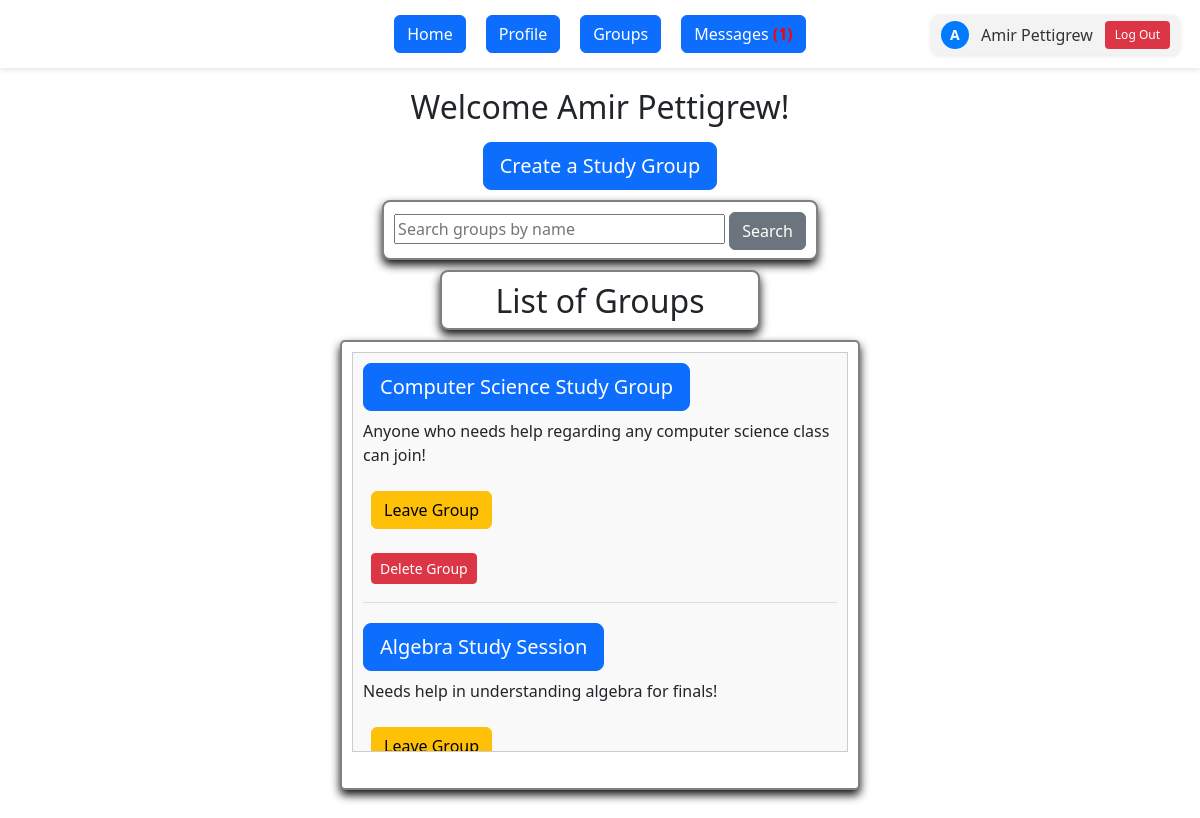
The app's page /dashboard (signed in) with its own data.
### app/models/models.py (models this page shows)
class User(UserMixin, db.Model):
    __tablename__ = 'users'
    id = db.Column(db.Integer, primary_key=True)
    southern_email = db.Column(db.String(120), unique=True, nullable=False)
    name = db.Column(db.String(100), nullable=False)
    password_hash = db.Column(db.String(128), nullable=False)
    created_at = db.Column(db.DateTime, default=datetime.utcnow)
    groups = db.relationship('StudyGroup', backref='creator', lazy=True)
    memberships = db.relationship('Membership', backref='user', lazy=True)
    forums = db.relationship('Forum', backref='forum_creator', lazy=True)
    sent_messages = db.relationship('Message', foreign_keys='Message.sender_id', backref='sender', lazy=True)
    received_messages = db.relationship('Message', foreign_keys='Message.receiver_id', backref='receiver', lazy=True)
    thread_posts = db.relationship('ThreadMessage', foreign_keys='ThreadMessage.author_id', backref='author', lazy=True)

class StudyGroup(db.Model):
    __tablename__ = 'study_groups'
    id = db.Column(db.Integer, primary_key=True)
    subject = db.Column(db.String(50), nullable=False)
    meet_time = db.Column(db.DateTime, nullable=False)
    name = db.Column(db.String(100), nullable=False)
    description = db.Column(db.Text)
    location = db.Column(db.String(200), nullable=False)
    created_by_id = db.Column(db.Integer, db.ForeignKey('users.id'), nullable=False)
    created_at = db.Column(db.DateTime, default=datetime.utcnow)
    forums = db.relationship('Forum', backref='study_group', lazy=True, cascade='all, delete-orphan')
    memberships = db.relationship('Membership', backref='study_group', lazy=True, cascade='all, delete-orphan')

### app/routes/main.py (the view)
@main_bp.route('/dashboard')
@login_required
def dashboard():
    q = request.args.get('q', '').strip()
    unread_count = Message.query.filter_by(receiver_id=current_user.id, is_read=False).count()
    if q:
        groups = StudyGroup.query.filter(
            StudyGroup.name.ilike(f'%{q}%')
        ).all()
    else:
        groups = StudyGroup.query.all()
    member_records = Membership.query.filter_by(user_id=current_user.id).all()
    member_group_ids = {m.study_group_id for m in member_records}
    return render_template(
        'dashboard.html',
        name=current_user.name,
        groups=groups,
        q=q,
        member_group_ids=member_group_ids,
        unread_count=unread_count  # pass this to template
    )

### app/__init__.py (called while the page is built)
def create_app(config_object=DevelopmentConfig):
    app = Flask(__name__, instance_relative_config=True)
    app.config.from_object(config_object)
    db.init_app(app)
    login_manager.init_app(app)
    @login_manager.user_loader
    def load_user(user_id):
        from app.models.models import User
        return User.query.get(int(user_id))
    from app.routes.auth import auth_bp
    from app.routes.main import main_bp
    app.register_blueprint(auth_bp)
    app.register_blueprint(main_bp)
    from app.routes.threads import threads_bp
    app.register_blueprint(threads_bp)
    @app.route('/')
    def root():
        return redirect(url_for('auth.login'))
    with app.app_context():
        db.create_all()
    return app

### app/templates/dashboard.html (shortened to what this page needs)
<!DOCTYPE html>
<html lang="en">
<head>
  <link rel="stylesheet" href="{{ url_for('static', filename='dashboard_styles.css') }}">
  <link rel="stylesheet" href="{{ url_for('static', filename='bootstrap.css') }}">
</head>
<body>
  {% if current_user.is_authenticated %}
    <div class="user-area">
      <a href="{{ url_for('main.profile') }}" class="user-info">
        <div class="user-avatar">
          {{ current_user.name[0]|upper }}
        </div>
        <span>{{ current_user.name }}</span>
      </a>
      <form method="GET" action="{{ url_for('auth.logout') }}">
        <button class="logout-button" type="submit">Log Out</button>
      </form>
    </div>
  {% endif %}
  <div class="menu">
    <a href="{{ url_for('main.dashboard') }}"><type="button" class="btn btn-primary"> Home </button></a>
    <a href="{{ url_for('main.profile') }}"><type="button" class="btn btn-primary"> Profile </button></a>
    <a href="{{ url_for('main.view_my_groups') }}"><type="button" class="btn btn-primary"> Groups </button></a>
    <a href="{{ url_for('auth.message') }}"><type="button" class="btn btn-primary">
      Messages
      {% if unread_count > 0 %}
        <span style="color: red; font-weight: bold;">({{ unread_count }})</span>
      {% endif %}
    </button></a>
  </div>
  <h2>Welcome {{ current_user.name }}!</h2>
  <header>
  <div class="navbar">
    <a href="{{ url_for('main.create_group') }}" class="btn btn-primary btn-lg" button> Create a Study Group </button></a>
  </div>
  </header>
  <form method="GET" action="{{ url_for('main.dashboard') }}" class="search-form searchhead">
    <input
      type="text"
      name="q"
      placeholder="Search groups by name"
       size=30
      value="{{ q }}">
    <button type="submit" class="btn btn-secondary">Search</button>
  </form>
  <div class="listgrouphead">
   <h2>List of Groups</h2>
  </div>
  <div class="group-container">
    <ul class="group-list">
    {% for group in groups %}
      <li class="group-item">
        <h3>
          <a href="{{ url_for('main.view_group', group_id=group.id) }}">
          <button class="btn btn-primary btn-lg">{{ group.name }}</button>
        </a>
      </h3>
        <p>{{ group.description }}</p>
<div class="container-fluid mt-2">
  <div class="row">
    <div class="col-sm p-2 text-white">
        {% if group.id in member_group_ids %}
          <form method="POST" action="{{ url_for('main.leave_group', group_id=group.id) }}">
            <button type="submit" class="btn btn-warning">Leave Group</button>
          </form>
          <br>
          <form method="POST" action="{{ url_for('main.delete_group', group_id=group.id) }}">
            <button type="submit" class="btn btn-danger btn-sm">Delete Group</button>
          </form></div>
    <div class="col-sm p-2 text-white"> {% else %}
          <form method="POST" action="{{ url_for('main.join_group', group_id=group.id) }}">
            <button type="submit" class="btn btn-success">Join Group</button></div>
  </div>
</div>
          </form>
        {% endif %}
      </li>
    {% else %}
      <li>No groups found.</li>
    {% endfor %}
    </ul>
  </div>
</body>
</html>

### app/static/dashboard_styles.css (style rules this page uses)
body { display: flex; flex-direction: column; align-items: center; font-family: sans-serif; margin: 0; padding: 0px; }
.menu { width: 100%; text-align: center; margin-bottom: 20px; }
h2 { text-align: center; }
.listgrouphead { position: fixed; width: 320px; height: 60px; padding: 10px; background-color: #fff; border: 2px solid gray; border-radius: 8px; margin-left: auto; margin-right: auto; margin-top: 270px; box-shadow: #111 0px 5px 10px; animation: fadein 2s; }
.searchhead { position: fixed; width: auto; height: 60px; padding: 10px; background-color: #fff; border: 2px solid gray; border-radius: 8px; margin-left: auto; margin-right: auto; margin-top: 200px; box-shadow: #111 0px 5px 10px; animation: fadein 2s; }
.group-container { position: fixed; width: 520px; height: 450px; padding: 10px; background-color: #fff; border: 2px solid gray; border-radius: 5px; margin-left: auto; margin-right: auto; margin-top: 340px; box-shadow: #111 0px 5px 10px; animation: fadein 2s; }
.group-list { max-height: 400px; overflow-y: auto; padding: 10px; border: 1px solid #ccc; background: #f9f9f9; list-style-type: none; }
.group-item { margin-bottom: 20px; padding-bottom: 10px; border-bottom: 1px solid #ddd; }
.search-form { margin-bottom: 15px; }
.user-info { display: flex; align-items: center; gap: 6px; text-decoration: none; color: #333; }
.user-avatar { width: 28px; height: 28px; background-color: #007bff; color: white; border-radius: 50%; text-align: center; line-height: 28px; font-size: 14px; font-weight: bold; }
.user-area { position: absolute; top: 15px; right: 20px; display: flex; align-items: center; gap: 12px; background-color: #f3f3f3; padding: 6px 10px; border-radius: 8px; box-shadow: 0 1px 4px rgba(0,0,0,0.1); }
.logout-button { background-color: #dc3545; color: white; border: none; padding: 5px 10px; border-radius: 4px; font-size: 12px; cursor: pointer; transition: background-color 0.2s ease; display: inline-block; }
body::before { content: ""; position: fixed; top: 0; left: 0; width: 100%; height: 100%; background-image: url('scsu.svg'); background-size: cover; background-repeat: no-repeat; opacity: 0.4; z-index: -1; pointer-events: none; }
.user-info { display: flex; align-items: center; text-decoration: none; color: #333; }
.user-avatar { width: 28px; height: 28px; background-color: #007bff; color: white; border-radius: 50%; text-align: center; line-height: 28px; font-weight: bold; margin-right: 6px; }
.logout-button { background-color: #dc3545; color: white; border: none; padding: 5px 10px; border-radius: 4px; font-size: 12px; cursor: pointer; transition: background-color 0.2s ease; }
.menu { display: flex; justify-content: center; gap: 20px; background-color: #fff; padding: 15px; box-shadow: 0 2px 5px rgba(0, 0, 0, 0.1); }

### records on screen
User: name "A", name "Amir Pettigrew"
StudyGroup: name "Computer Science Study Group", description "Anyone who needs help regarding any computer science class can join!"
StudyGroup: name "Algebra Study Session", description "Needs help in understanding algebra for finals!"

### other values on screen
{{ unread_count }} "1"
